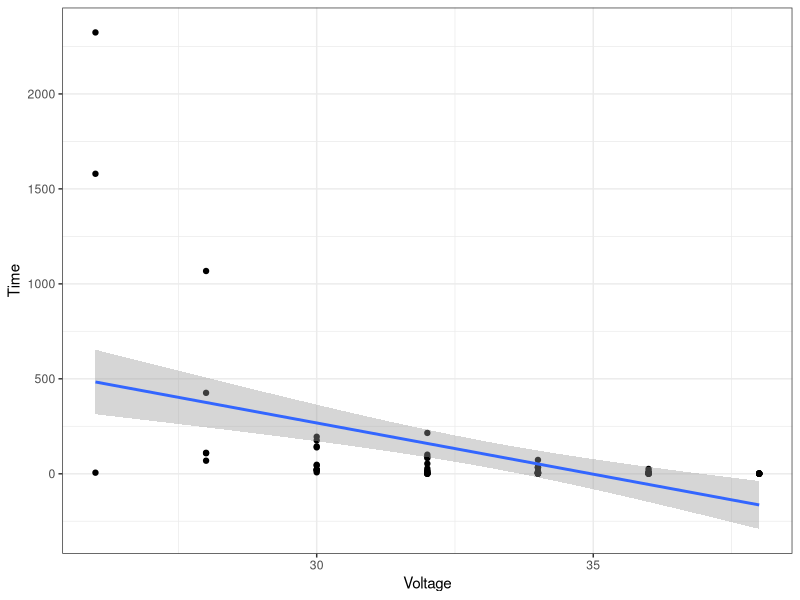
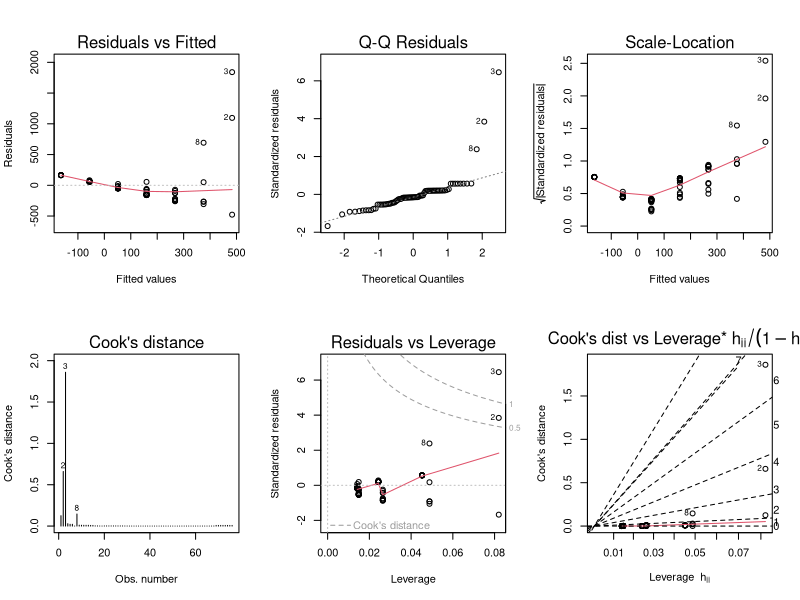
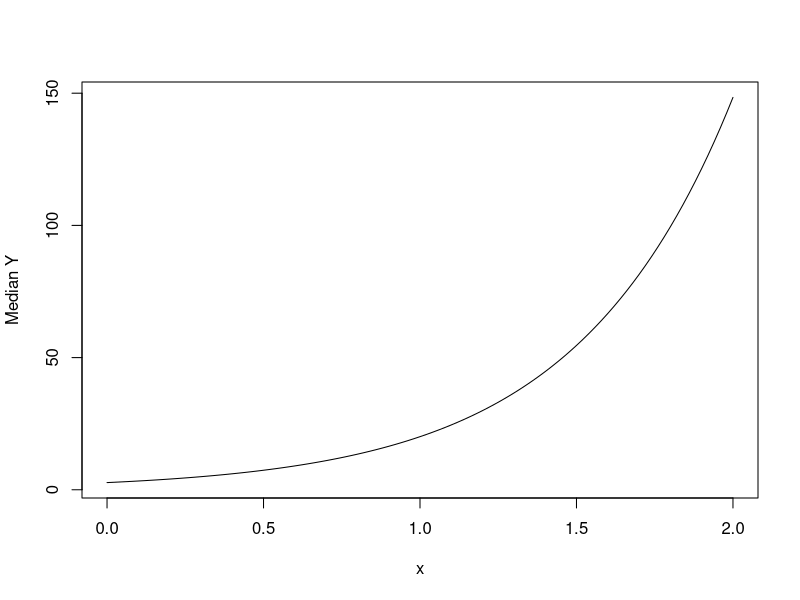
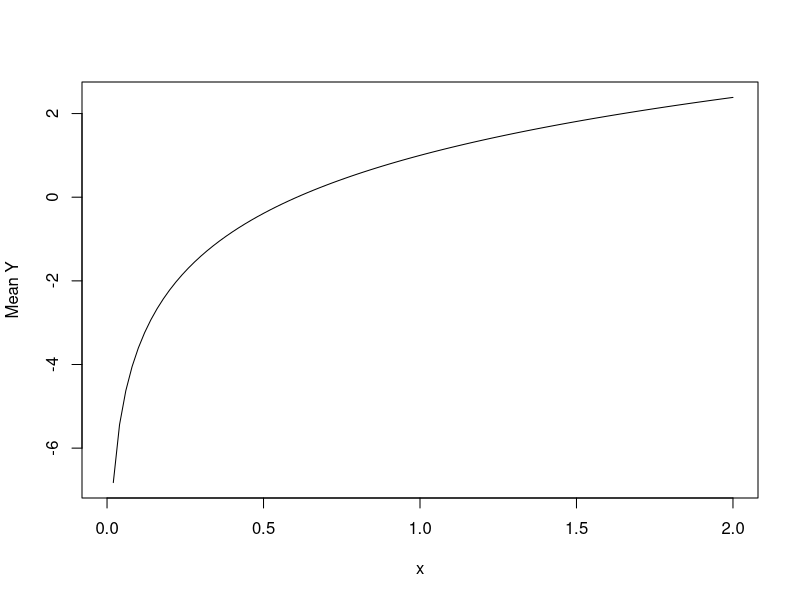
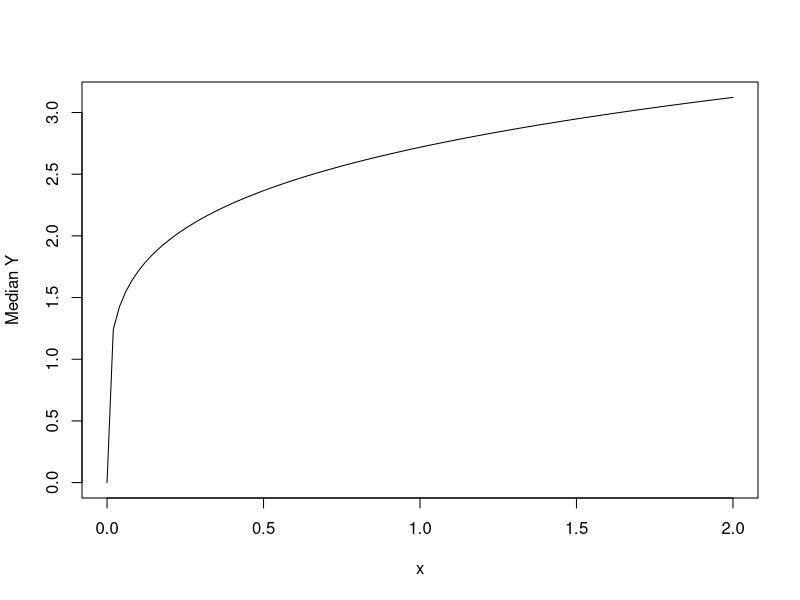
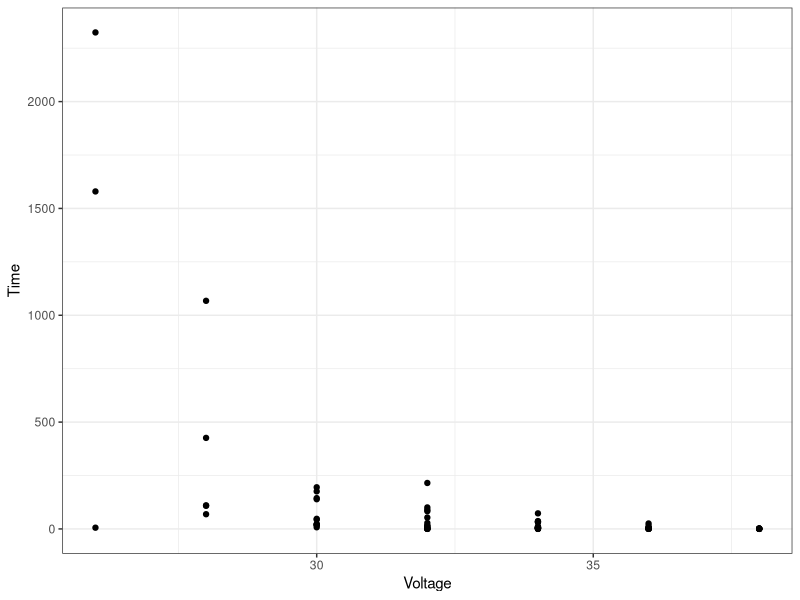
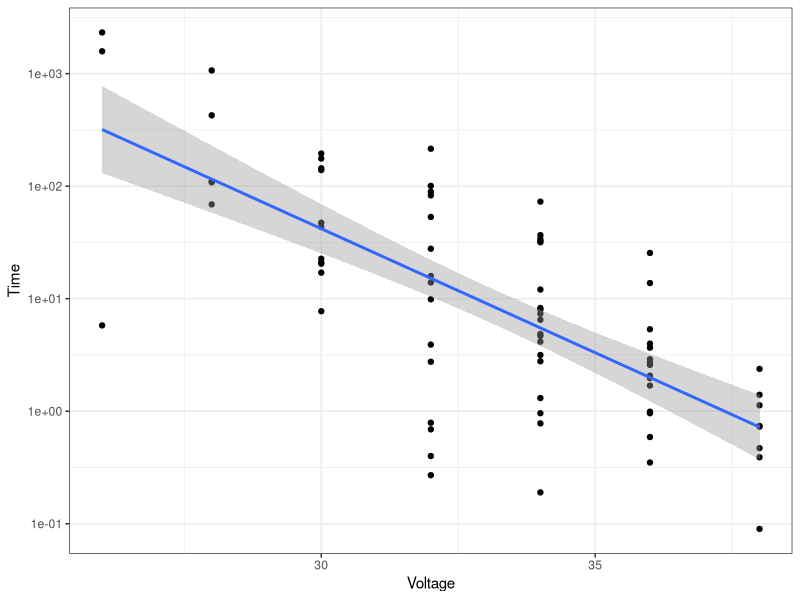
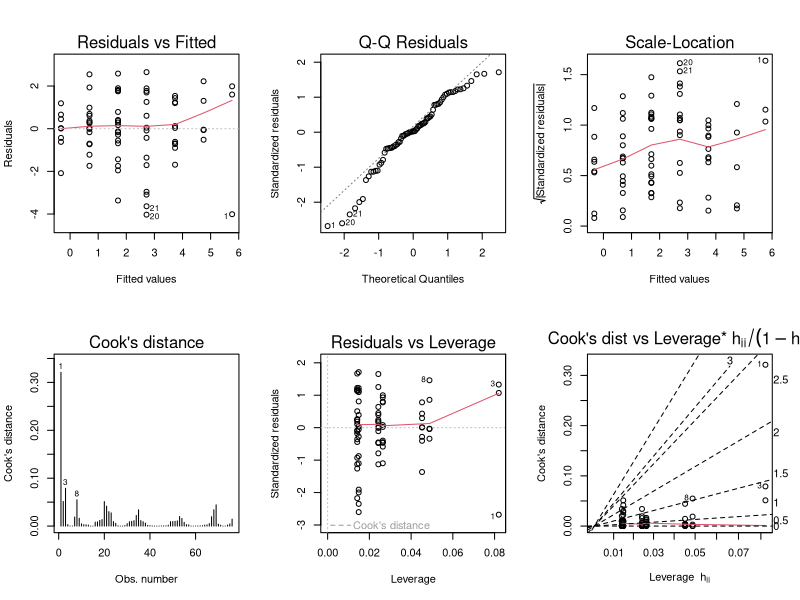

Here is the R script that generated these plots, in order:
## ----libraries, message=FALSE, warning=FALSE, echo=FALSE, cache=FALSE----
library("dplyr")
library("ggplot2")

## ----set_seed, echo=FALSE------------------------------------------------
set.seed(2)

## ----data, echo=FALSE----------------------------------------------------
# Sleuth3::case0802
insulating <- structure(list(Time = c(5.79, 1579.52, 2323.7, 68.85, 108.29, 
110.29, 426.07, 1067.6, 7.74, 17.05, 20.46, 21.02, 22.66, 43.4, 
47.3, 139.07, 144.12, 175.88, 194.9, 0.27, 0.4, 0.69, 0.79, 2.75, 
3.91, 9.88, 13.95, 15.93, 27.8, 53.24, 82.85, 89.29, 100.59, 
215.1, 0.19, 0.78, 0.96, 1.31, 2.78, 3.16, 4.15, 4.67, 4.85, 
6.5, 7.35, 8.01, 8.27, 12.06, 31.75, 32.52, 33.91, 36.71, 72.89, 
0.35, 0.59, 0.96, 0.99, 1.69, 1.97, 2.07, 2.58, 2.71, 2.9, 3.67, 
3.99, 5.35, 13.77, 25.5, 0.09, 0.39, 0.47, 0.73, 0.74, 1.13, 
1.4, 2.38), Voltage = c(26L, 26L, 26L, 28L, 28L, 28L, 28L, 28L, 
30L, 30L, 30L, 30L, 30L, 30L, 30L, 30L, 30L, 30L, 30L, 32L, 32L, 
32L, 32L, 32L, 32L, 32L, 32L, 32L, 32L, 32L, 32L, 32L, 32L, 32L, 
34L, 34L, 34L, 34L, 34L, 34L, 34L, 34L, 34L, 34L, 34L, 34L, 34L, 
34L, 34L, 34L, 34L, 34L, 34L, 36L, 36L, 36L, 36L, 36L, 36L, 36L, 
36L, 36L, 36L, 36L, 36L, 36L, 36L, 36L, 38L, 38L, 38L, 38L, 38L, 
38L, 38L, 38L), Group = structure(c(1L, 1L, 1L, 2L, 2L, 2L, 2L, 
2L, 3L, 3L, 3L, 3L, 3L, 3L, 3L, 3L, 3L, 3L, 3L, 4L, 4L, 4L, 4L, 
4L, 4L, 4L, 4L, 4L, 4L, 4L, 4L, 4L, 4L, 4L, 5L, 5L, 5L, 5L, 5L, 
5L, 5L, 5L, 5L, 5L, 5L, 5L, 5L, 5L, 5L, 5L, 5L, 5L, 5L, 6L, 6L, 
6L, 6L, 6L, 6L, 6L, 6L, 6L, 6L, 6L, 6L, 6L, 6L, 6L, 7L, 7L, 7L, 
7L, 7L, 7L, 7L, 7L), .Label = c("Group1", "Group2", "Group3", 
"Group4", "Group5", "Group6", "Group7"), class = "factor")), .Names = c("Time", 
"Voltage", "Group"), class = "data.frame", row.names = c(NA, 
-76L))

ggplot(insulating, aes(Voltage, Time)) + 
  geom_point() +
  stat_smooth(method="lm") + 
  theme_bw()

## ----model, dependson="data"---------------------------------------------
m <- lm(Time ~ Voltage, insulating)

## ----diagnostics, dependson="model", fig.height=4------------------------
opar = par(mfrow=c(2,3)); plot(m, 1:6, ask=FALSE); par(opar)

## ----echo=FALSE----------------------------------------------------------
beta0 = 1; beta1 = 2; curve(exp(beta0 + beta1*x), 0, 2, ylab="Median Y")

## ----echo=FALSE----------------------------------------------------------
beta0 = 1; beta1 = 2; curve(beta0 + beta1*log(x), 0, 2, ylab="Mean Y")

## ----echo=FALSE----------------------------------------------------------
beta0 = 1; beta1 = 0.2; curve(exp(beta0)*x^beta1, 0, 2, ylab="Median Y")

## ----summary, dependson="data"-------------------------------------------
summary(insulating)

## ----plot, dependson="data"----------------------------------------------
g <- ggplot(insulating, aes(Voltage, Time)) + geom_point() + theme_bw(); g

## ----plot_logy, dependson="plot"-----------------------------------------
g + stat_smooth(method="lm") + scale_y_log10()

## ----logy_model, dependson="data"----------------------------------------
m <- lm(log(Time) ~ Voltage, insulating)
opar = par(mfrow=c(2,3)); plot(m, 1:6, ask=FALSE); par(opar)

## ----logy_summary, dependson="logy_model"--------------------------------
m$coefficients %>% exp
confint(m) %>% exp()
lm(log(Time) ~ Voltage, insulating, subset= Time != 5.79) %>% confint() %>% exp() # remove first observation

## ----logy_estimates, dependson="logy_model", echo=FALSE------------------
b <- m$coefficients
ci <- confint(m)
